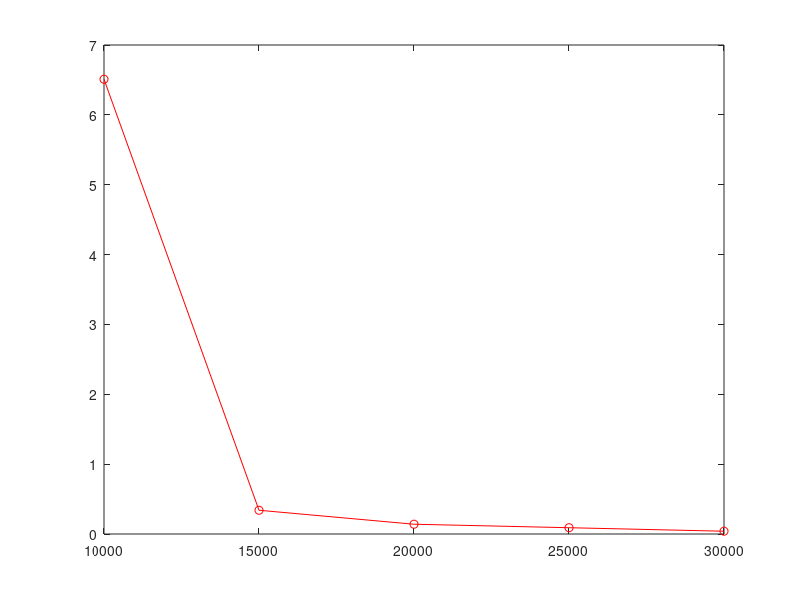

Source code (MATLAB): (Note: this script raises an error after producing the figure.)
function  DrawLine

x = [10000, 15000, 20000, 25000, 30000];
y = [6.51, 0.34, 0.14, 0.09, 0.04];
p = plot(x,y, 'ro-');
a = ancestor(p, 'axes');
a.YAxis.TickLabelFormat = '%g%%';
ylim([-1, 8]);
set(gca,'xtick',0:5000:35000)
ylabel('Profit gap');
xlabel('Initial cash $C_0$','Interpreter','latex');

end

